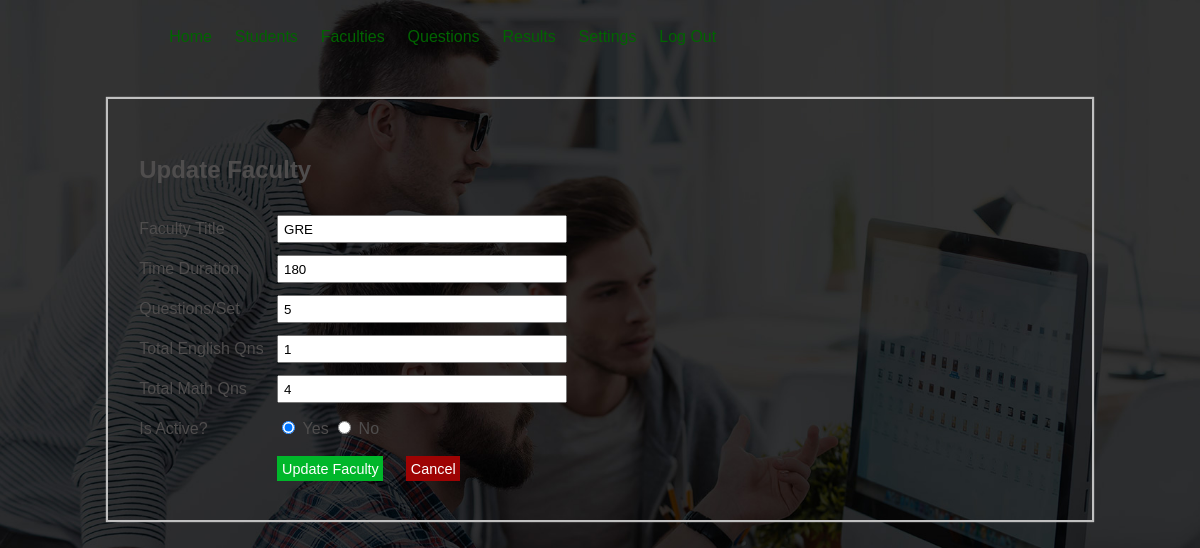
Page /admin/index.php?page=update_faculty&id=2 (signed in) on the committed database.
### tables this page shows
CREATE TABLE `tbl_faculty` (
  `faculty_id` int(10) UNSIGNED NOT NULL,
  `faculty_name` varchar(150) NOT NULL,
  `time_duration` int(11) NOT NULL,
  `qns_per_set` int(11) NOT NULL,
  `total_english` int(10) UNSIGNED NOT NULL,
  `total_math` int(10) UNSIGNED NOT NULL,
  `is_active` varchar(10) NOT NULL,
  `added_date` date NOT NULL,
  `updated_date` date NOT NULL
);

### admin/index.php (called while the page is built, shortened)
<?php
    include('config/apply.php');
    include('../box/header.php');
    include('../box/menu.php');
    include('pages/main.php');
    include('../box/footer.php');
?>

### admin/config/apply.php (called while the page is built, shortened)
<?php
    $obj=new Functions();
?>

### admin/config/database.php (called while the page is built, shortened)
<?php
    Class Database
    {
        public function execute_query($conn,$query)
        {
            $res=mysqli_query($conn,$query) or die(mysqli_error($conn));
            return $res;
        }
        public function fetch_data($res)
        {
            $row=mysqli_fetch_assoc($res);
            return $row;
        }
    }
?>

### admin/pages/update_faculty.php (the view, shortened to what this page needs)
<?php
    if(isset($_GET['id']))
    {
        $faculty_id=$_GET['id'];
        $tbl_name="tbl_faculty";
        $where="faculty_id=$faculty_id";
        $query=$obj->select_data($tbl_name,$where);
        $res=$obj->execute_query($conn,$query);
        $count_rows=$obj->num_rows($res);
        if($count_rows==1)
        {
            $row=$obj->fetch_data($res);
            $faculty_name=$row['faculty_name'];
            $time_duration=$row['time_duration'];
            $qns_per_page=$row['qns_per_set'];
            $total_english=$row['total_english'];
            $total_math=$row['total_math'];
            $is_active=$row['is_active'];
        }
        else
        {
            header('location:'.SITEURL.'admin/index.php?page=faculties');
        }
    }
    else
    {
        header('location:'.SITEURL.'admin/index.php?page=faculties');
    }
?>
<div class="main">
    <div class="content">
        <div class="report">
            <form method="post" action="" class="forms">
                <h2>Update Faculty</h2>
                <span class="name">Faculty Title</span>
                <input type="text" name="faculty_name" value="<?php echo $faculty_name; ?>" required="true" /> <br />
                <span class="name">Time Duration</span>
                <input type="number" name="time_duration" value="<?php echo $time_duration; ?>" required="true" /><br />
                <span class="name">Questions/Set</span>
                <input type="number" name="qns_per_page" value="<?php echo $qns_per_page; ?>" required="true" /><br />
                <span class="name">Total English Qns</span>
                <input type="number" name="total_english_qns" value="<?php echo $total_english; ?>" required="true" /><br />
                <span class="name">Total Math Qns</span>
                <input type="number" name="total_math_qns" value="<?php echo $total_math; ?>" /><br />
                <span class="name">Is Active?</span>
                <input <?php if($is_active=="yes"){echo "checked='checked'";} ?> type="radio" name="is_active" value="yes" /> Yes
                <input <?php if($is_active=="no"){echo "checked='checked'";} ?> type="radio" name="is_active" value="no" /> No
                <br />
                <input type="submit" name="submit" value="Update Faculty" class="btn-update" style="margin-left: 15%;" />
                <button type="button" class="btn-delete">Cancel</button>
            </form>
        </div>
    </div>
</div>

### assets/css/style.css (style rules this page uses)
body { margin: 0; padding: 0; background: url(../../images/index-main-bg-1.jpg) no-repeat; background-size: cover; background-position: center; font-family: sans-serif; height: 100vh; }
.main { margin: 2% 0; }
.main .content { border: 1px solid silver; width: 80%; padding: 1%; margin: 0 auto; box-shadow: 0 0 1px 1px silver; }
.main .content .report { color: #4f4d4d; line-height: 50px; }
.main .content .report .forms { padding: 2%; line-height: 40px; }
.main .content .report .forms .name { width: 15%; float: left; }
.main .content .report .forms h2 { margin-bottom: 2%; }
.main .content .report .forms input[type='text'], .main .content .report .forms input[type='email'], .main .content .report .forms input[type='tel'], .main .content .report .forms input[type='number'], .main .content .report .forms input[type='password'] { padding: 0.5%; width: 30%; }
.btn-update { background-color: #00b72a; color: #FFFFFF; font-size: 90%; font-weight: normal; padding: 0.5%; margin: 0 1%; border: none; cursor: pointer; }
.btn-delete { background-color: #9e0303; color: #FFFFFF; font-size: 90%; font-weight: normal; padding: 0.5%; margin: 0 1%; border: none; cursor: pointer; }

### rows in the picture
tbl_faculty: faculty_name "GRE", time_duration "180", qns_per_page "5", total_english_qns "1", total_math_qns "4", is_active "☑"
